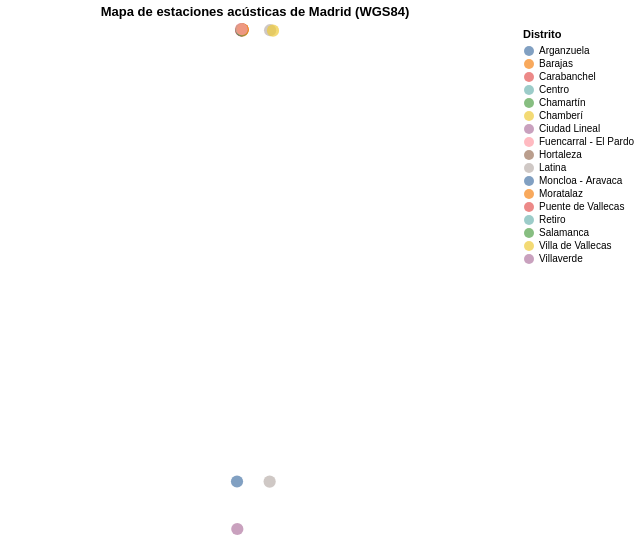

Notebook source saved alongside this figure:
### Code cell
#VISUALIZACIÓN 4: Mapa de Madrid con las estaciones (Altair) - REVISAR NO OK

chart_mapa = alt.Chart(df_05).mark_circle(size=150).encode(
    longitude='longitud:Q',
    latitude='latitud:Q',
    color=alt.Color('distrito:N', title='Distrito'),
    tooltip=['estacion','nombre','distrito','barrio','latitud','longitud']
).properties(
    title='Mapa de estaciones acústicas de Madrid (WGS84)',
    width=500,
    height=500
)

chart_mapa

### Figure 1 — Vega-Lite specification as saved in the notebook (floating-point values rounded to 4 significant figures)
{"config": {"view": {"continuousWidth": 300, "continuousHeight": 300}}, "data": {"name": "data-109d9319b4b98420c76662cce55231bf"}, "mark": {"type": "circle", "size": 150}, "encoding": {"color": {"field": "distrito", "title": "Distrito", "type": "nominal"}, "latitude": {"field": "latitud", "type": "quantitative"}, "longitude": {"field": "longitud", "type": "quantitative"}, "tooltip": [{"field": "estacion", "type": "nominal"}, {"field": "nombre", "type": "nominal"}, {"field": "distrito", "type": "nominal"}, {"field": "barrio", "type": "nominal"}, {"field": "latitud", "type": "quantitative"}, {"field": "longitud", "type": "quantitative"}]}, "height": 500, "title": "Mapa de estaciones acústicas de Madrid (WGS84)", "width": 500, "$schema": "https://vega.github.io/schema/vega-lite/v5.20.1.json", "datasets": {"data-109d9319b4b98420c76662cce55231bf": [{"estacion": "RF-01", "nombre": "Paseo de Recoletos", "ubicacion": "Frente al n23 del Paseo de Recoletos", "distrito": "Centro", "barrio": "Justicia", "longitud": -3.692, "latitud": 40.42, "utm_x": 441307, "utm_y": 4474893, "altitud": 648, "fecha_alta": "2011-03-07T00:00:00"}, {"estacion": "RF-02", "nombre": "Carlos V", "ubicacion": "Plaza del Emperador Carlos V, junto al n1 del Paseo de la Infanta Isabel", "distrito": "Retiro", "barrio": "Jerónimos", "longitud": -3.692, "latitud": 40.41, "utm_x": 441327, "utm_y": 4473397, "altitud": 629, "fecha_alta": "1998-12-01T00:00:00"}, {"estacion": "RF-03", "nombre": "Plaza del Carmen", "ubicacion": "Plaza del Carmen frente al n3 de la Calle de la Salud", "distrito": "Centro", "barrio": "Sol", "longitud": -3.703, "latitud": 40.42, "utm_x": 440346, "utm_y": 4474529, "altitud": 657, "fecha_alta": "1999-11-01T00:00:00"}, {"estacion": "RF-04", "nombre": "Plaza de España", "ubicacion": "Frente al n18 de la Plaza de España", "distrito": "Moncloa - Aravaca", "barrio": "Argüelles", "longitud": -3.712, "latitud": 40.42, "utm_x": 439580, "utm_y": 4475063, "altitud": 637, "fecha_alta": "1998-12-01T00:00:00"}, {"estacion": "RF-05", "nombre": "Barrio del Pilar", "ubicacion": "Parque de La Vaguada semiesquina de Avenida Monforte de Lemos con Calle Ginzo de Limia", "distrito": "Fuencarral - El Pardo", "barrio": "Pilar", "longitud": -3.712, "latitud": 40.48, "utm_x": 439688, "utm_y": 4481078, "altitud": 673, "fecha_alta": "1999-06-07T00:00:00"}, {"estacion": "RF-06", "nombre": "Gregorio Marañón", "ubicacion": "Frente al Paseo de la Castellana n51", "distrito": "Chamberí", "barrio": "Almagro", "longitud": -3.691, "latitud": 40.44, "utm_x": 441415, "utm_y": 4476552, "altitud": 669, "fecha_alta": "1999-06-01T00:00:00"}, {"estacion": "RF-08", "nombre": "Escuelas Aguirre", "ubicacion": "Junto a Calle Alcalá 62 (Dentro del recinto de la Casa Arabe)", "distrito": "Salamanca", "barrio": "Recoletos", "longitud": -3.682, "latitud": 40.42, "utm_x": 442112, "utm_y": 4474773, "altitud": 672, "fecha_alta": "1998-12-01T00:00:00"}, {"estacion": "RF-10", "nombre": "Cuatro Caminos", "ubicacion": "Frente al n18 de la Avenida Pablo Iglesias", "distrito": "Chamberí", "barrio": "Vallehermoso", "longitud": -3.707, "latitud": 40.45, "utm_x": 440031, "utm_y": 4477454, "altitud": 699, "fecha_alta": "1999-03-25T00:00:00"}, {"estacion": "RF-11", "nombre": "Ramón y Cajal", "ubicacion": "Parque de Berlín junto al n210 de la Calle Príncipe de Vergara", "distrito": "Chamartín", "barrio": "Ciudad Jardín", "longitud": -3.677, "latitud": 40.45, "utm_x": 442563, "utm_y": 4478094, "altitud": 708, "fecha_alta": "1998-12-01T00:00:00"}, {"estacion": "RF-12", "nombre": "Manuel Becerra", "ubicacion": "Junto a la entrada del Parque María Eva Duarte De Perón en la Plaza de Manuel Becerra", "distrito": "Salamanca", "barrio": "Guindalera", "longitud": -3.669, "latitud": 40.43, "utm_x": 443288, "utm_y": 4475560, "altitud": 678, "fecha_alta": "1998-12-01T00:00:00"}, {"estacion": "RF-13", "nombre": "Vallecas", "ubicacion": "Frente al n26 de la Calle del Río San Lorenzo", "distrito": "Puente de Vallecas", "barrio": "Portazgo", "longitud": -3.652, "latitud": 40.39, "utm_x": 444704, "utm_y": 4471039, "altitud": 677, "fecha_alta": "1999-11-11T00:00:00"}, {"estacion": "RF-14", "nombre": "Plaza Elíptica", "ubicacion": "Frente al n4 de la Avenida de Oporto", "distrito": "Carabanchel", "barrio": "Abrantes", "longitud": -3.719, "latitud": 40.38, "utm_x": 438989, "utm_y": 4470735, "altitud": 605, "fecha_alta": "2009-12-22T00:00:00"}, {"estacion": "RF-16", "nombre": "Arturo Soria", "ubicacion": "Frente al n2 de la Calle del Vizconde de los Asilos", "distrito": "Ciudad Lineal", "barrio": "Quitana", "longitud": -3.639, "latitud": 40.44, "utm_x": 445783, "utm_y": 4476792, "altitud": 698, "fecha_alta": "1998-12-01T00:00:00"}, {"estacion": "RF-17", "nombre": "Villaverde", "ubicacion": "Frente al n61 de la Calle de Palomares", "distrito": "Villaverde", "barrio": "Casco histórico de Villaverde", "longitud": -3.713, "latitud": 0.4035, "utm_x": 439421, "utm_y": 4466527, "altitud": 601, "fecha_alta": "1998-12-01T00:00:00"}, {"estacion": "RF-18", "nombre": "Farolillo", "ubicacion": "Frente al n1 de la Calle Farolillo", "distrito": "Carabanchel", "barrio": "San Isidro", "longitud": -3.732, "latitud": 40.39, "utm_x": 437896, "utm_y": 4471833, "altitud": 625, "fecha_alta": "1998-12-01T00:00:00"}, {"estacion": "RF-19", "nombre": "Alto Extremadura", "ubicacion": "Frente al n4 de la Calle Hilario Sangrador", "distrito": "Latina", "barrio": "Lucero", "longitud": -0.3742, "latitud": 40.41, "utm_x": 437046, "utm_y": 4473293, "altitud": 632, "fecha_alta": "1998-12-01T00:00:00"}, {"estacion": "RF-20", "nombre": "Avenida de Moratalaz", "ubicacion": "Junto al lateral del n109 de la Calle Camino de los Vinateros", "distrito": "Moratalaz", "barrio": "Vinateros", "longitud": -3.645, "latitud": 40.41, "utm_x": 445254, "utm_y": 4473246, "altitud": 671, "fecha_alta": "1998-12-01T00:00:00"}, {"estacion": "RF-24", "nombre": "Casa de Campo", "ubicacion": "Mirador junto a la Estación Teleférico Terminal", "distrito": "Moncloa - Aravaca", "barrio": "Casa de Campo", "longitud": -3.747, "latitud": 4.042, "utm_x": 436601, "utm_y": 4474575, "altitud": 645, "fecha_alta": "1998-12-01T00:00:00"}, {"estacion": "RF-25", "nombre": "Santa Eugenia", "ubicacion": "Parque junto al n1 de la Calle Poza de la Sal", "distrito": "Villa de Vallecas", "barrio": "Santa Eugenia", "longitud": -3.603, "latitud": 40.38, "utm_x": 448851, "utm_y": 4470006, "altitud": 653, "fecha_alta": "1998-12-01T00:00:00"}, {"estacion": "RF-26", "nombre": "Embajada", "ubicacion": "Parque junto al n2 de la Calle Soto Hidalgo", "distrito": "Barajas", "barrio": "Alameda de Osuna", "longitud": -3.58, "latitud": 40.46, "utm_x": 450814, "utm_y": 4478902, "altitud": 618, "fecha_alta": "2011-03-03T00:00:00"}, {"estacion": "RF-27", "nombre": "Barajas Pueblo", "ubicacion": "Frente al n21 de la Calle Júpiter", "distrito": "Barajas", "barrio": "Casco histórico de Barajas", "longitud": -3.58, "latitud": 40.48, "utm_x": 450829, "utm_y": 4480855, "altitud": 627, "fecha_alta": "2002-05-24T00:00:00"}, {"estacion": "RF-28", "nombre": "Cuatro Vientos", "ubicacion": "Esquina de la Avenida de la Aviación con Calle Navalmoral de la Mata", "distrito": "Latina", "barrio": "Águilas", "longitud": -0.3778, "latitud": 4.038, "utm_x": 433969, "utm_y": 4469698, "altitud": 678, "fecha_alta": "2003-04-30T00:00:00"}, {"estacion": "RF-29", "nombre": "El Pardo", "ubicacion": "Parque del Concejal Miguel Martín Vela", "distrito": "Fuencarral - El Pardo", "barrio": "El Pardo", "longitud": -3.775, "latitud": 40.52, "utm_x": 434387, "utm_y": 4485540, "altitud": 616, "fecha_alta": "2003-10-01T00:00:00"}, {"estacion": "RF-30", "nombre": "Campo de las Naciones", "ubicacion": "Frente al n27 de la Calle Ribera del Sena", "distrito": "Barajas", "barrio": "Corralejos", "longitud": -3.616, "latitud": 40.46, "utm_x": 447747, "utm_y": 4479082, "altitud": 687, "fecha_alta": "2003-11-10T00:00:00"}, {"estacion": "RF-31", "nombre": "Sanchinarro", "ubicacion": "Junto al n14 de la Calle María Tudor", "distrito": "Hortaleza", "barrio": "Valdefuentes", "longitud": -3.66, "latitud": 40.49, "utm_x": 444032, "utm_y": 4482826, "altitud": 700, "fecha_alta": "2009-07-14T00:00:00"}, {"estacion": "RF-47", "nombre": "Mendez Álvaro", "ubicacion": "Frente al n13 de la Calle Juan de Mariana", "distrito": "Arganzuela", "barrio": "Delicias", "longitud": -3.687, "latitud": 40.4, "utm_x": 441716, "utm_y": 4472162, "altitud": 609, "fecha_alta": "2010-01-18T00:00:00"}, {"estacion": "RF-48", "nombre": "Castellana", "ubicacion": "Jardin de Las Bellas Artes a la altura del n2 de la Calle José Gutierrez Abascal", "distrito": "Chamartín", "barrio": "El Viso", "longitud": -3.69, "latitud": 40.44, "utm_x": 441456, "utm_y": 4476807, "altitud": 685, "fecha_alta": "2010-05-04T00:00:00"}, {"estacion": "RF-50", "nombre": "Plaza de Castilla", "ubicacion": "Frente al n9 de la Plaza Castilla", "distrito": "Chamartín", "barrio": "Nueva España", "longitud": -3.689, "latitud": 40.47, "utm_x": 441612, "utm_y": 4479667, "altitud": 728, "fecha_alta": "2011-02-28T00:00:00"}, {"estacion": "RF-54", "nombre": "Ensanche de Vallecas", "ubicacion": "Esquina entre la Avenida de la Gavia y la Avenida de las Suertes", "distrito": "Villa de Vallecas", "barrio": "Ensanche de Vallecas", "longitud": -0.03612, "latitud": 40.37, "utm_x": 448037, "utm_y": 4469337, "altitud": 619, "fecha_alta": "2009-12-15T00:00:00"}, {"estacion": "RF-55", "nombre": "Urb Embajada 2", "ubicacion": "Frente al n13 de la Calle Riano", "distrito": "Barajas", "barrio": "Alameda de Osuna", "longitud": -3.581, "latitud": 40.46, "utm_x": 450776, "utm_y": 4479232, "altitud": 619, "fecha_alta": "2010-03-17T00:00:00"}, {"estacion": "RF-86", "nombre": "Tres Olivos", "ubicacion": "Frente al n23 de la Avenida del Campo de Calatrava", "distrito": "Fuencarral - El Pardo", "barrio": "Valverde", "longitud": -3.69, "latitud": 40.5, "utm_x": 441564, "utm_y": 4483550, "altitud": 715, "fecha_alta": "2010-02-08T00:00:00"}]}}
